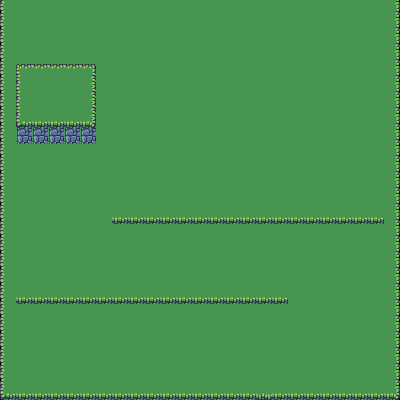

Below is a game level as drawn by its tile map, then a one-line description and the .tmx file that defines it, in full:
An orthogonal 25x25 tile map with 16x16 px tiles, 2 tile layers (Capa de patrones 1, Paredes).

<map version="1.4" tiledversion="1.4.2" orientation="orthogonal" renderorder="right-down" width="25" height="25" tilewidth="16" tileheight="16" infinite="0" nextlayerid="3" nextobjectid="1">
 <tileset firstgid="1" source="NewMap.tsx" />
 <layer id="1" name="Capa de patrones 1" width="25" height="25">
  <data encoding="csv">
104,105,105,105,105,105,105,105,105,105,105,105,105,105,105,105,105,105,105,105,105,105,105,105,109,
206,210,210,210,210,210,210,210,210,210,210,210,210,210,210,210,210,210,210,210,210,210,210,210,160,
206,210,210,210,210,210,210,210,210,210,210,210,210,210,210,210,210,210,210,210,210,210,210,210,211,
257,210,210,210,210,210,210,210,210,210,210,210,210,210,210,210,210,210,210,210,210,210,210,210,160,
257,210,210,210,210,210,210,210,210,210,210,210,210,210,210,210,210,210,210,210,210,210,210,210,160,
206,210,210,210,210,210,210,210,210,210,210,210,210,210,210,210,210,210,210,210,210,210,210,210,160,
206,210,210,210,210,210,210,210,210,210,210,210,210,210,210,210,210,210,210,210,210,210,210,210,160,
206,210,210,210,210,210,210,210,210,210,210,210,210,210,210,210,210,210,210,210,210,210,210,210,160,
257,210,210,210,210,210,210,210,210,210,210,210,210,210,210,210,210,210,210,210,210,210,210,210,160,
257,210,210,210,210,210,210,210,210,210,210,210,210,210,210,210,210,210,210,210,210,210,210,210,160,
257,210,210,210,210,210,210,210,210,210,210,210,210,210,210,210,210,210,210,210,210,210,210,210,211,
257,210,210,210,210,210,210,210,210,210,210,210,210,210,210,210,210,210,210,210,210,210,210,210,211,
257,210,210,210,210,210,210,210,210,210,210,210,210,210,210,210,210,210,210,210,210,210,210,210,160,
257,210,210,210,210,210,210,210,210,210,210,210,210,210,210,210,210,210,210,210,210,210,210,210,211,
257,210,210,210,210,210,210,210,210,210,210,210,210,210,210,210,210,210,210,210,210,210,210,210,160,
257,210,210,210,210,210,210,210,210,210,210,210,210,210,210,210,210,210,210,210,210,210,210,210,211,
206,210,210,210,210,210,210,210,210,210,210,210,210,210,210,210,210,210,210,210,210,210,210,210,160,
257,210,210,210,210,210,210,210,210,210,210,210,210,210,210,210,210,210,210,210,210,210,210,210,160,
257,210,210,210,210,210,210,210,210,210,210,210,210,210,210,210,210,210,210,210,210,210,210,210,160,
257,210,210,210,210,210,210,210,210,210,210,210,210,210,210,210,210,210,210,210,210,210,210,210,160,
257,210,210,210,210,210,210,210,210,210,210,210,210,210,210,210,210,210,210,210,210,210,210,210,160,
206,210,210,210,210,210,210,210,210,210,210,210,210,210,210,210,210,210,210,210,210,210,210,210,160,
206,210,210,210,210,210,210,210,210,210,210,210,210,210,210,210,210,210,210,210,210,210,210,210,160,
206,210,210,210,210,210,210,210,210,210,210,210,210,210,210,210,210,210,210,210,210,210,210,210,211,
308,310,310,310,310,310,310,310,310,310,310,310,310,310,310,310,311,310,310,310,310,310,310,310,313
</data>
 </layer>
 <layer id="2" name="Paredes" width="25" height="25">
  <data encoding="csv">
155,159,159,159,159,159,159,159,159,159,159,159,159,159,159,159,159,159,159,159,159,159,159,159,211,
0,0,0,0,0,0,0,0,0,0,0,0,0,0,0,0,0,0,0,0,0,0,0,0,0,
0,0,0,0,0,0,0,0,0,0,0,0,0,0,0,0,0,0,0,0,0,0,0,0,0,
0,0,0,0,0,0,0,0,0,0,0,0,0,0,0,0,0,0,0,0,0,0,0,0,0,
0,104,105,105,105,109,0,0,0,0,0,0,0,0,0,0,0,0,0,0,0,0,0,0,0,
0,257,0,0,0,160,0,0,0,0,0,0,0,0,0,0,0,0,0,0,0,0,0,0,0,
0,257,0,0,0,160,0,0,0,0,0,0,0,0,0,0,0,0,0,0,0,0,0,0,0,
0,308,310,310,310,313,0,0,0,0,0,0,0,0,0,0,0,0,0,0,0,0,0,0,0,
0,410,410,410,410,410,0,0,0,0,0,0,0,0,0,0,0,0,0,0,0,0,0,0,0,
0,0,0,0,0,0,0,0,0,0,0,0,0,0,0,0,0,0,0,0,0,0,0,0,0,
0,0,0,0,0,0,0,0,0,0,0,0,0,0,0,0,0,0,0,0,0,0,0,0,0,
0,0,0,0,0,0,0,0,0,0,0,0,0,0,0,0,0,0,0,0,0,0,0,0,0,
0,0,0,0,0,0,0,210,0,0,0,0,0,0,0,0,0,0,0,0,0,0,0,0,0,
0,0,0,0,0,0,0,310,310,310,310,310,310,310,310,310,310,310,310,310,310,310,310,310,0,
0,0,0,0,0,0,0,0,0,0,0,0,0,0,0,0,0,0,0,0,0,0,0,0,0,
0,0,0,0,0,0,0,0,0,0,0,0,0,0,0,0,0,0,0,0,0,0,0,0,0,
206,0,0,0,0,0,0,0,0,0,0,0,0,0,0,0,0,0,0,0,0,0,0,0,0,
0,0,0,0,0,0,0,0,0,0,0,0,0,0,0,0,0,0,0,0,0,0,0,0,0,
0,310,310,310,310,310,310,310,310,310,310,310,310,310,310,310,310,310,0,0,0,0,0,0,0,
0,0,0,0,0,0,0,0,0,0,0,0,0,0,0,0,0,0,0,0,0,0,0,0,0,
0,0,0,0,0,0,0,0,0,0,0,0,0,0,0,0,0,0,0,0,0,0,0,0,0,
0,0,0,0,0,0,0,0,0,0,0,0,0,0,0,0,0,0,0,0,0,0,0,0,0,
0,0,0,0,0,0,0,0,0,0,0,0,0,0,0,0,0,0,0,0,0,0,0,0,0,
0,0,0,0,0,0,0,0,0,0,0,0,0,0,0,0,0,0,0,0,0,0,0,0,0,
0,0,0,0,0,0,0,0,0,0,0,0,0,0,0,0,0,0,0,0,0,0,0,0,0
</data>
 </layer>
</map>
